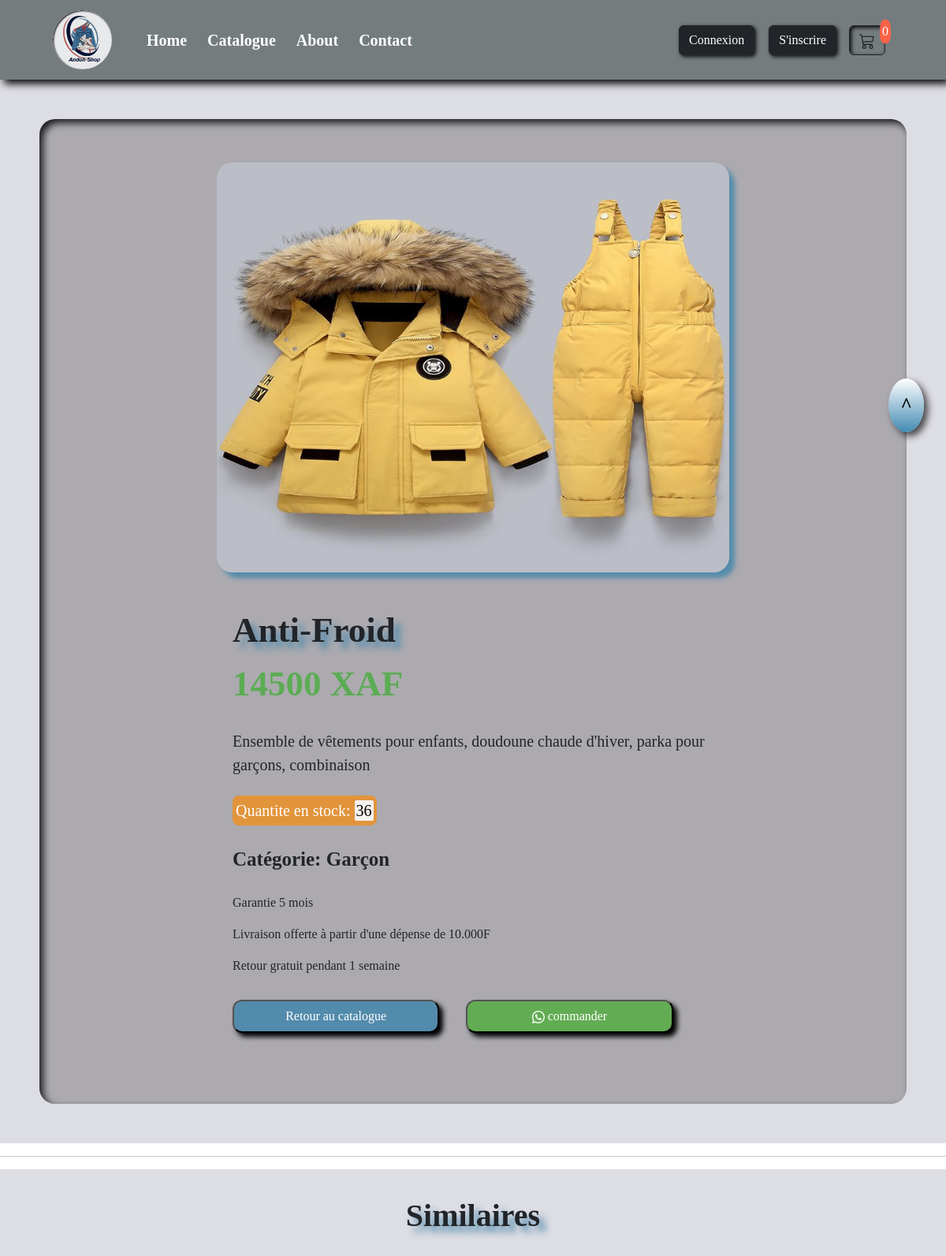
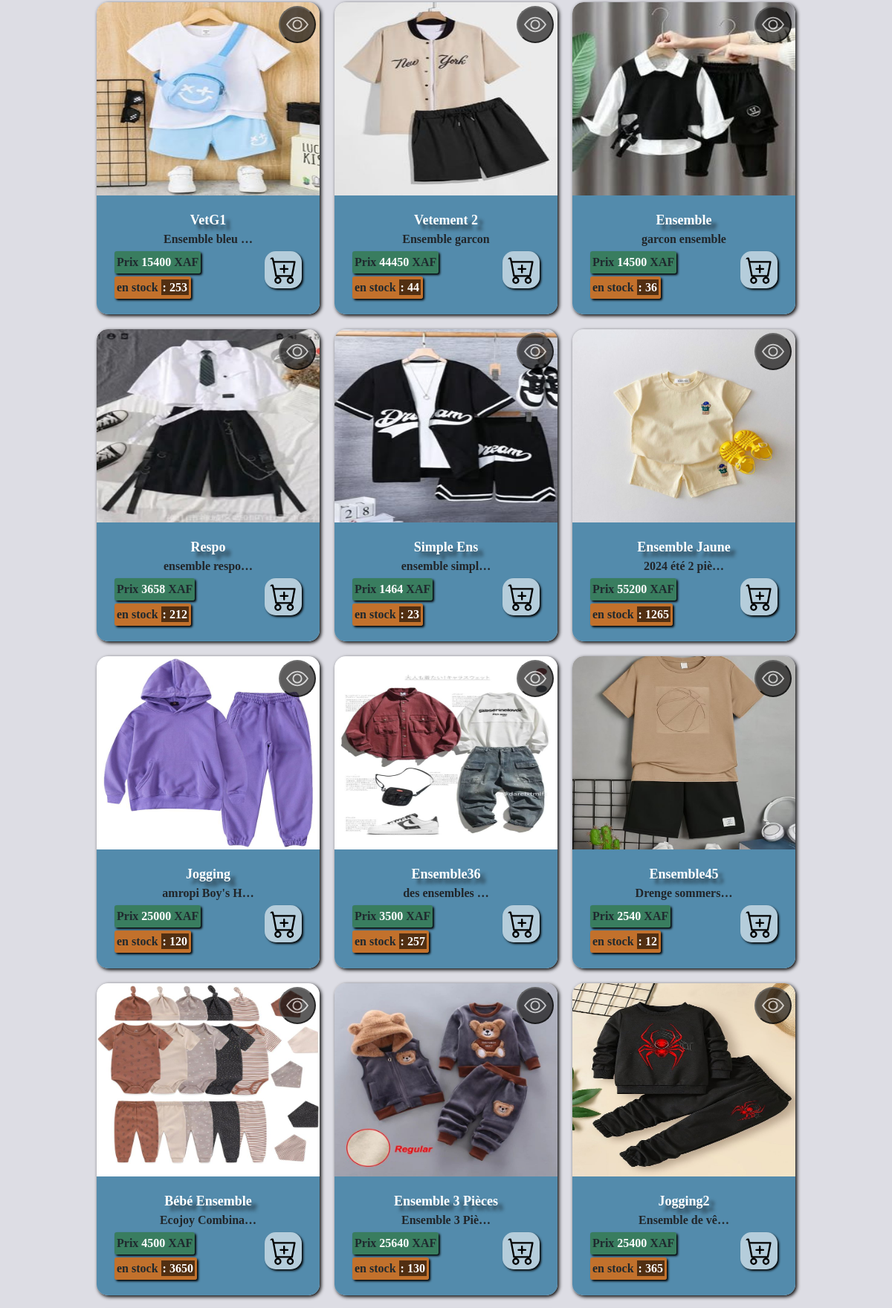
/article243/ (upper part), run on the app's committed database (2 pictures, top to bottom).
### site_app/models.py (models this page shows, shortened)
class Article(models.Model):
    name = models.CharField(max_length=50)
    description = models.TextField(blank=True)
    prix = models.IntegerField()
    quantite_stock = models.IntegerField()
    image = models.ImageField(upload_to='imagesArticles', null=True, blank=True)
    categorie = models.ForeignKey(
        Catégorie,
        on_delete=models.CASCADE,
        null=True
        )
    type = models.ForeignKey(Type, null=True, on_delete=models.CASCADE)

class Catégorie(models.Model):
    nom = models.CharField(max_length=50)
    image = models.ImageField(upload_to='imagesCategories', null=True, blank=True)
    feminin = models.BooleanField()
    def __str__ (self):
        return self.nom

### site_app/views.py (the view)
# urls.py: path('article<int:id>/', views.detail, name='detail'),
def detail(request, id):
    article = get_object_or_404(Article, id=id)
    articles = Article.objects.all()
    return render(request, 'pages/detail.html', {'article':article, 'articles':articles})

### site_app/templates/pages/detail.html (shortened to what this page needs)
{% extends "../base.html" %}
{% load static %}
{% block content %}
<div class="detail_contain" style="background-color:rgba(11, 12, 58, 0.137);">
    <div class="detail_contain_item">
        <div class="image">
            <img src="{{article.image.url}}" alt="{{article.name}}">
        </div>
        <div class="infos">
            <div class="inf">
                <div class="name"> {{article.name}} </div>
                <div class="prix">{{article.prix}} XAF</div><br>
                <div class="descrip"> {{article.description}} </div><br>
                <div class="qte">Quantite en stock: <span> {{article.quantite_stock}}</span>  </div><br>
                <div class="categorie"><span>Catégorie: </span> {{article.categorie}} </div>
                <div class="text">
                    <br><p>Garantie 5 mois</p>
                    <p>Livraison offerte à partir d'une dépense de 10.000F</p>
                    <p>Retour gratuit pendant 1 semaine</p>
                </div>
                <div class="bouttons">
                    <a href="{% url 'catalogue' %}"><button class="btn1">Retour au catalogue</button></a>
                    <a href="https://wa.me/+237698735802?text=Salut%20jaimerai%20passer%20la%20commande%20de%20{{article.name}}">
                        <button class="btn2">
                            commander
                        </button></a>
                </div>
            </div>
        </div>
    </div>
</div>
<hr>
<div class="catalogue_page" style="background-color:rgba(11, 12, 58, 0.137);">
    <h1>Similaires</h1>
    <div class="catalogue_cantain">
        {% for a in articles %}
        {% if a.categorie == article.categorie %}
        {% if a.type == article.type %}
        {% if a.id != article.id %}
        <div class="catalogue_contain_item">
            <div class="catalogue_contain_image">
                <a href="{% url 'detail' a.id %}"><img src="{{a.image.url}}" alt="{{a.nom}}"></a>
                <a href="{% url 'detail' a.id %}"><button>
                </button></a>
            </div>
            <div class="catalogue_contain_description">
                    <div class="nom" id="art{{a.id}}"> {{a.name}} </div>
                    <div class="description">{{a.description | truncatechars:15 }}</div>
                       <div class="catalogue_flex">
                           <div class="catalogue_flex1">
                               <div class="prix">Prix <span id="price{{a.id}}">{{a.prix}}</span> XAF</div>
                               <div class="qte_stock">en stock <span>: {{a.quantite_stock}}</span></div>
                            </div>
                            <div class="catalogue_flex2">
                                <svg xmlns="http://www.w3.org/2000/svg" width="16" height="16" fill="currentColor" class="bi bi-cart-plus" viewBox="0 0 16 16" onclick="compteur_panier(this)" id="{{a.id}}">
                                <path d="M9 5.5a.5.5 0 0 0-1 0V7H6.5a.5.5 0 0 0 0 1H8v1.5a.5.5 0 0 0 1 0V8h1.5a.5.5 0 0 0 0-1H9z"/>
                                <path d="M.5 1a.5.5 0 0 0 0 1h1.11l.401 1.607 1.498 7.985A.5.5 0 0 0 4 12h1a2 2 0 1 0 0 4 2 2 0 0 0 0-4h7a2 2 0 1 0 0 4 2 2 0 0 0 0-4h1a.5.5 0 0 0 .491-.408l1.5-8A.5.5 0 0 0 14.5 3H2.89l-.405-1.621A.5.5 0 0 0 2 1zm3.915 10L3.102 4h10.796l-1.313 7zM6 14a1 1 0 1 1-2 0 1 1 0 0 1 2 0m7 0a1 1 0 1 1-2 0 1 1 0 0 1 2 0"/>
                            </svg>
                        </div>
                    </div>
                </div>
            </div>
            {% endif %}
            {% endif %}
        {% endif %}
        {% endfor %}
        </div>
    </div>
{% endblock content %}

### data on the page
Article: image (picture), name "Anti-Froid", prix "14500", description "Ensemble de vêtements pour enfants, doudoune chaude d'hiver, parka pour garçons, combinaison", quantite_stock "36", categorie "Garçon"
Article: image (picture), name "VetG1", description "Ensemble bleu …", prix "15400", quantite_stock "253"
Article: image (picture), name "Vetement 2", description "Ensemble garcon", prix "44450", quantite_stock "44"
Article: image (picture), name "Ensemble", description "garcon ensemble", prix "14500", quantite_stock "36"
Article: image (picture), name "Respo", description "ensemble respo…", prix "3658", quantite_stock "212"
Article: image (picture), name "Simple Ens", description "ensemble simpl…", prix "1464", quantite_stock "23"
Article: image (picture), name "Ensemble Jaune", description "2024 été 2 piè…", prix "55200", quantite_stock "1265"
Article: image (picture), name "Jogging", description "amropi Boy's H…", prix "25000", quantite_stock "120"
Article: image (picture), name "Ensemble36", description "des ensembles …", prix "3500", quantite_stock "257"
Article: image (picture), name "Ensemble45", description "Drenge sommers…", prix "2540", quantite_stock "12"
Article: image (picture), name "Bébé Ensemble", description "Ecojoy Combina…", prix "4500", quantite_stock "3650"
Article: image (picture), name "Ensemble 3 Pièces", description "Ensemble 3 Piè…", prix "25640", quantite_stock "130"
Article: image (picture), name "Jogging2", description "Ensemble de vê…", prix "25400", quantite_stock "365"
